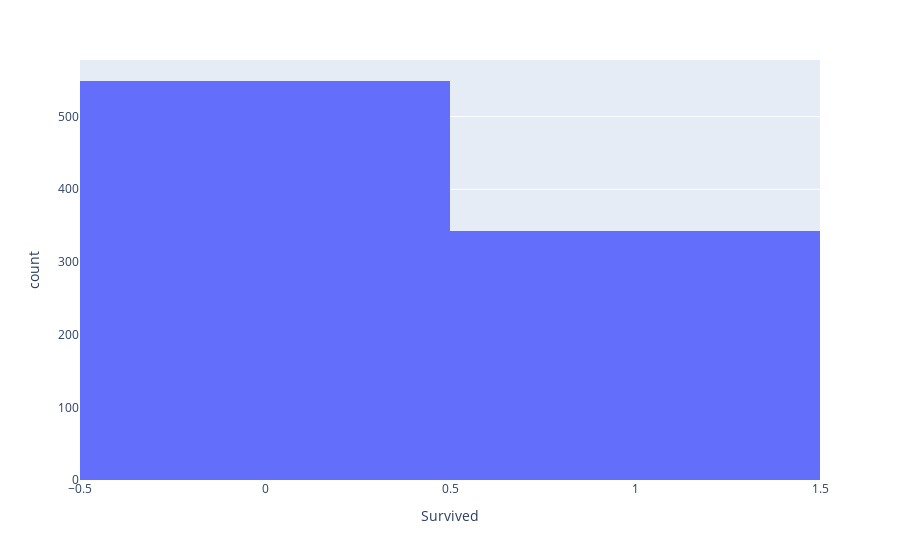

Source (notebook cell):
### Markdown cell above
**total survivors**

### Code cell
import plotly.express as px
import matplotlib
import matplotlib.pyplot as plt
import seaborn as sns
%matplotlib inline

sns.set_style('darkgrid')
matplotlib.rcParams['font.size'] = 14
matplotlib.rcParams['figure.figsize'] = (10, 6)
matplotlib.rcParams['figure.facecolor'] = '#00000000'

px.histogram(train_data, x='Survived')

### Figure 1 — Plotly figure (JSON) as saved in the notebook; plotly's stock layout.template omitted (floating-point values rounded to 4 significant figures; data arrays with more than 128 entries replaced by an {"elided": "..."} marker saying what was removed)
{"data": [{"alignmentgroup": "True", "bingroup": "x", "hovertemplate": "Survived=%{x}<br>count=%{y}<extra></extra>", "legendgroup": "", "marker": {"color": "#636efa", "pattern": {"shape": ""}}, "name": "", "offsetgroup": "", "orientation": "v", "showlegend": false, "type": "histogram", "x": {"elided": "891 int values"}, "xaxis": "x", "yaxis": "y"}], "layout": {"barmode": "relative", "legend": {"tracegroupgap": 0}, "margin": {"t": 60}, "xaxis": {"anchor": "y", "domain": [0.0, 1.0], "title": {"text": "Survived"}}, "yaxis": {"anchor": "x", "domain": [0.0, 1.0], "title": {"text": "count"}}}}
